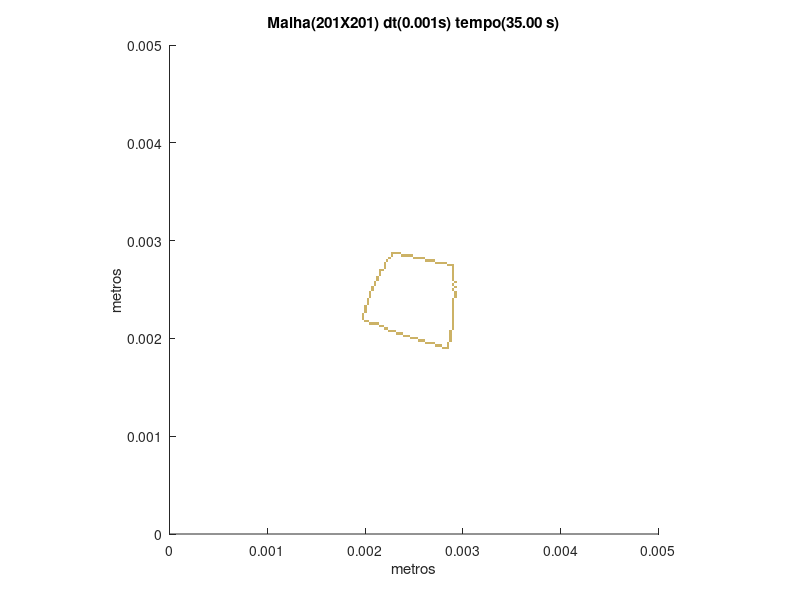

Recreate this plot in MATLAB.
set (gca,'PlotBoxAspectRatio',[1 1 1],'Xlim',[0,0.005],'Ylim',[0,0.005])
hold on
title('Malha(201X201) dt(0.001s) tempo(35.00 s)')
hold on
ylabel('metros')
hold on
xlabel('metros')
hold on

fill([0.00278606965174129 0.00278606965174129 0.00281094527363184 0.00281094527363184],[0.00189054726368159 0.00191542288557214 0.00191542288557214 0.00189054726368159],[0.8,0.7,0.4],'LineStyle','none')

fill([0.00281094527363184 0.00281094527363184 0.00283582089552239 0.00283582089552239],[0.00189054726368159 0.00191542288557214 0.00191542288557214 0.00189054726368159],[0.8,0.7,0.4],'LineStyle','none')

fill([0.00283582089552239 0.00283582089552239 0.00286069651741294 0.00286069651741294],[0.00189054726368159 0.00191542288557214 0.00191542288557214 0.00189054726368159],[0.8,0.7,0.4],'LineStyle','none')

fill([0.00271144278606965 0.00271144278606965 0.0027363184079602 0.0027363184079602],[0.00191542288557214 0.00194029850746269 0.00194029850746269 0.00191542288557214],[0.8,0.7,0.4],'LineStyle','none')

fill([0.0027363184079602 0.0027363184079602 0.00276119402985075 0.00276119402985075],[0.00191542288557214 0.00194029850746269 0.00194029850746269 0.00191542288557214],[0.8,0.7,0.4],'LineStyle','none')

fill([0.00276119402985075 0.00276119402985075 0.00278606965174129 0.00278606965174129],[0.00191542288557214 0.00194029850746269 0.00194029850746269 0.00191542288557214],[0.8,0.7,0.4],'LineStyle','none')

fill([0.00283582089552239 0.00283582089552239 0.00286069651741294 0.00286069651741294],[0.00191542288557214 0.00194029850746269 0.00194029850746269 0.00191542288557214],[0.8,0.7,0.4],'LineStyle','none')

fill([0.00261194029850746 0.00261194029850746 0.00263681592039801 0.00263681592039801],[0.00194029850746269 0.00196517412935323 0.00196517412935323 0.00194029850746269],[0.8,0.7,0.4],'LineStyle','none')

fill([0.00263681592039801 0.00263681592039801 0.00266169154228856 0.00266169154228856],[0.00194029850746269 0.00196517412935323 0.00196517412935323 0.00194029850746269],[0.8,0.7,0.4],'LineStyle','none')

fill([0.00266169154228856 0.00266169154228856 0.0026865671641791 0.0026865671641791],[0.00194029850746269 0.00196517412935323 0.00196517412935323 0.00194029850746269],[0.8,0.7,0.4],'LineStyle','none')

fill([0.0026865671641791 0.0026865671641791 0.00271144278606965 0.00271144278606965],[0.00194029850746269 0.00196517412935323 0.00196517412935323 0.00194029850746269],[0.8,0.7,0.4],'LineStyle','none')

fill([0.00283582089552239 0.00283582089552239 0.00286069651741294 0.00286069651741294],[0.00194029850746269 0.00196517412935323 0.00196517412935323 0.00194029850746269],[0.8,0.7,0.4],'LineStyle','none')

fill([0.00253731343283582 0.00253731343283582 0.00256218905472637 0.00256218905472637],[0.00196517412935323 0.00199004975124378 0.00199004975124378 0.00196517412935323],[0.8,0.7,0.4],'LineStyle','none')

fill([0.00256218905472637 0.00256218905472637 0.00258706467661692 0.00258706467661692],[0.00196517412935323 0.00199004975124378 0.00199004975124378 0.00196517412935323],[0.8,0.7,0.4],'LineStyle','none')

fill([0.00258706467661692 0.00258706467661692 0.00261194029850746 0.00261194029850746],[0.00196517412935323 0.00199004975124378 0.00199004975124378 0.00196517412935323],[0.8,0.7,0.4],'LineStyle','none')

fill([0.00286069651741294 0.00286069651741294 0.00288557213930348 0.00288557213930348],[0.00196517412935323 0.00199004975124378 0.00199004975124378 0.00196517412935323],[0.8,0.7,0.4],'LineStyle','none')

fill([0.00246268656716418 0.00246268656716418 0.00248756218905473 0.00248756218905473],[0.00199004975124378 0.00201492537313433 0.00201492537313433 0.00199004975124378],[0.8,0.7,0.4],'LineStyle','none')

fill([0.00248756218905473 0.00248756218905473 0.00251243781094527 0.00251243781094527],[0.00199004975124378 0.00201492537313433 0.00201492537313433 0.00199004975124378],[0.8,0.7,0.4],'LineStyle','none')

fill([0.00251243781094527 0.00251243781094527 0.00253731343283582 0.00253731343283582],[0.00199004975124378 0.00201492537313433 0.00201492537313433 0.00199004975124378],[0.8,0.7,0.4],'LineStyle','none')

fill([0.00286069651741294 0.00286069651741294 0.00288557213930348 0.00288557213930348],[0.00199004975124378 0.00201492537313433 0.00201492537313433 0.00199004975124378],[0.8,0.7,0.4],'LineStyle','none')

fill([0.00238805970149254 0.00238805970149254 0.00241293532338308 0.00241293532338308],[0.00201492537313433 0.00203980099502488 0.00203980099502488 0.00201492537313433],[0.8,0.7,0.4],'LineStyle','none')

fill([0.00241293532338308 0.00241293532338308 0.00243781094527363 0.00243781094527363],[0.00201492537313433 0.00203980099502488 0.00203980099502488 0.00201492537313433],[0.8,0.7,0.4],'LineStyle','none')

fill([0.00243781094527363 0.00243781094527363 0.00246268656716418 0.00246268656716418],[0.00201492537313433 0.00203980099502488 0.00203980099502488 0.00201492537313433],[0.8,0.7,0.4],'LineStyle','none')

fill([0.00286069651741294 0.00286069651741294 0.00288557213930348 0.00288557213930348],[0.00201492537313433 0.00203980099502488 0.00203980099502488 0.00201492537313433],[0.8,0.7,0.4],'LineStyle','none')

fill([0.0023134328358209 0.0023134328358209 0.00233830845771144 0.00233830845771144],[0.00203980099502488 0.00206467661691542 0.00206467661691542 0.00203980099502488],[0.8,0.7,0.4],'LineStyle','none')

fill([0.00233830845771144 0.00233830845771144 0.00236318407960199 0.00236318407960199],[0.00203980099502488 0.00206467661691542 0.00206467661691542 0.00203980099502488],[0.8,0.7,0.4],'LineStyle','none')

fill([0.00236318407960199 0.00236318407960199 0.00238805970149254 0.00238805970149254],[0.00203980099502488 0.00206467661691542 0.00206467661691542 0.00203980099502488],[0.8,0.7,0.4],'LineStyle','none')

fill([0.00286069651741294 0.00286069651741294 0.00288557213930348 0.00288557213930348],[0.00203980099502488 0.00206467661691542 0.00206467661691542 0.00203980099502488],[0.8,0.7,0.4],'LineStyle','none')

fill([0.00223880597014925 0.00223880597014925 0.0022636815920398 0.0022636815920398],[0.00206467661691542 0.00208955223880597 0.00208955223880597 0.00206467661691542],[0.8,0.7,0.4],'LineStyle','none')

fill([0.0022636815920398 0.0022636815920398 0.00228855721393035 0.00228855721393035],[0.00206467661691542 0.00208955223880597 0.00208955223880597 0.00206467661691542],[0.8,0.7,0.4],'LineStyle','none')

fill([0.00228855721393035 0.00228855721393035 0.0023134328358209 0.0023134328358209],[0.00206467661691542 0.00208955223880597 0.00208955223880597 0.00206467661691542],[0.8,0.7,0.4],'LineStyle','none')

fill([0.00286069651741294 0.00286069651741294 0.00288557213930348 0.00288557213930348],[0.00206467661691542 0.00208955223880597 0.00208955223880597 0.00206467661691542],[0.8,0.7,0.4],'LineStyle','none')

fill([0.00218905472636816 0.00218905472636816 0.00221393034825871 0.00221393034825871],[0.00208955223880597 0.00211442786069652 0.00211442786069652 0.00208955223880597],[0.8,0.7,0.4],'LineStyle','none')

fill([0.00221393034825871 0.00221393034825871 0.00223880597014925 0.00223880597014925],[0.00208955223880597 0.00211442786069652 0.00211442786069652 0.00208955223880597],[0.8,0.7,0.4],'LineStyle','none')

fill([0.00288557213930348 0.00288557213930348 0.00291044776119403 0.00291044776119403],[0.00208955223880597 0.00211442786069652 0.00211442786069652 0.00208955223880597],[0.8,0.7,0.4],'LineStyle','none')

fill([0.00213930348258706 0.00213930348258706 0.00216417910447761 0.00216417910447761],[0.00211442786069652 0.00213930348258706 0.00213930348258706 0.00211442786069652],[0.8,0.7,0.4],'LineStyle','none')

fill([0.00216417910447761 0.00216417910447761 0.00218905472636816 0.00218905472636816],[0.00211442786069652 0.00213930348258706 0.00213930348258706 0.00211442786069652],[0.8,0.7,0.4],'LineStyle','none')

fill([0.00288557213930348 0.00288557213930348 0.00291044776119403 0.00291044776119403],[0.00211442786069652 0.00213930348258706 0.00213930348258706 0.00211442786069652],[0.8,0.7,0.4],'LineStyle','none')

fill([0.00203980099502488 0.00203980099502488 0.00206467661691542 0.00206467661691542],[0.00213930348258706 0.00216417910447761 0.00216417910447761 0.00213930348258706],[0.8,0.7,0.4],'LineStyle','none')

fill([0.00206467661691542 0.00206467661691542 0.00208955223880597 0.00208955223880597],[0.00213930348258706 0.00216417910447761 0.00216417910447761 0.00213930348258706],[0.8,0.7,0.4],'LineStyle','none')

fill([0.00208955223880597 0.00208955223880597 0.00211442786069652 0.00211442786069652],[0.00213930348258706 0.00216417910447761 0.00216417910447761 0.00213930348258706],[0.8,0.7,0.4],'LineStyle','none')

fill([0.00211442786069652 0.00211442786069652 0.00213930348258706 0.00213930348258706],[0.00213930348258706 0.00216417910447761 0.00216417910447761 0.00213930348258706],[0.8,0.7,0.4],'LineStyle','none')

fill([0.00288557213930348 0.00288557213930348 0.00291044776119403 0.00291044776119403],[0.00213930348258706 0.00216417910447761 0.00216417910447761 0.00213930348258706],[0.8,0.7,0.4],'LineStyle','none')

fill([0.00199004975124378 0.00199004975124378 0.00201492537313433 0.00201492537313433],[0.00216417910447761 0.00218905472636816 0.00218905472636816 0.00216417910447761],[0.8,0.7,0.4],'LineStyle','none')

fill([0.00201492537313433 0.00201492537313433 0.00203980099502488 0.00203980099502488],[0.00216417910447761 0.00218905472636816 0.00218905472636816 0.00216417910447761],[0.8,0.7,0.4],'LineStyle','none')

fill([0.00288557213930348 0.00288557213930348 0.00291044776119403 0.00291044776119403],[0.00216417910447761 0.00218905472636816 0.00218905472636816 0.00216417910447761],[0.8,0.7,0.4],'LineStyle','none')

fill([0.00196517412935323 0.00196517412935323 0.00199004975124378 0.00199004975124378],[0.00218905472636816 0.00221393034825871 0.00221393034825871 0.00218905472636816],[0.8,0.7,0.4],'LineStyle','none')

fill([0.00288557213930348 0.00288557213930348 0.00291044776119403 0.00291044776119403],[0.00218905472636816 0.00221393034825871 0.00221393034825871 0.00218905472636816],[0.8,0.7,0.4],'LineStyle','none')

fill([0.00196517412935323 0.00196517412935323 0.00199004975124378 0.00199004975124378],[0.00221393034825871 0.00223880597014925 0.00223880597014925 0.00221393034825871],[0.8,0.7,0.4],'LineStyle','none')

fill([0.00288557213930348 0.00288557213930348 0.00291044776119403 0.00291044776119403],[0.00221393034825871 0.00223880597014925 0.00223880597014925 0.00221393034825871],[0.8,0.7,0.4],'LineStyle','none')

fill([0.00196517412935323 0.00196517412935323 0.00199004975124378 0.00199004975124378],[0.00223880597014925 0.0022636815920398 0.0022636815920398 0.00223880597014925],[0.8,0.7,0.4],'LineStyle','none')

fill([0.00288557213930348 0.00288557213930348 0.00291044776119403 0.00291044776119403],[0.00223880597014925 0.0022636815920398 0.0022636815920398 0.00223880597014925],[0.8,0.7,0.4],'LineStyle','none')

fill([0.00199004975124378 0.00199004975124378 0.00201492537313433 0.00201492537313433],[0.0022636815920398 0.00228855721393035 0.00228855721393035 0.0022636815920398],[0.8,0.7,0.4],'LineStyle','none')

fill([0.00288557213930348 0.00288557213930348 0.00291044776119403 0.00291044776119403],[0.0022636815920398 0.00228855721393035 0.00228855721393035 0.0022636815920398],[0.8,0.7,0.4],'LineStyle','none')

fill([0.00199004975124378 0.00199004975124378 0.00201492537313433 0.00201492537313433],[0.00228855721393035 0.0023134328358209 0.0023134328358209 0.00228855721393035],[0.8,0.7,0.4],'LineStyle','none')

fill([0.00288557213930348 0.00288557213930348 0.00291044776119403 0.00291044776119403],[0.00228855721393035 0.0023134328358209 0.0023134328358209 0.00228855721393035],[0.8,0.7,0.4],'LineStyle','none')

fill([0.00199004975124378 0.00199004975124378 0.00201492537313433 0.00201492537313433],[0.0023134328358209 0.00233830845771144 0.00233830845771144 0.0023134328358209],[0.8,0.7,0.4],'LineStyle','none')

fill([0.00288557213930348 0.00288557213930348 0.00291044776119403 0.00291044776119403],[0.0023134328358209 0.00233830845771144 0.00233830845771144 0.0023134328358209],[0.8,0.7,0.4],'LineStyle','none')

fill([0.00201492537313433 0.00201492537313433 0.00203980099502488 0.00203980099502488],[0.00233830845771144 0.00236318407960199 0.00236318407960199 0.00233830845771144],[0.8,0.7,0.4],'LineStyle','none')

fill([0.00288557213930348 0.00288557213930348 0.00291044776119403 0.00291044776119403],[0.00233830845771144 0.00236318407960199 0.00236318407960199 0.00233830845771144],[0.8,0.7,0.4],'LineStyle','none')

fill([0.00201492537313433 0.00201492537313433 0.00203980099502488 0.00203980099502488],[0.00236318407960199 0.00238805970149254 0.00238805970149254 0.00236318407960199],[0.8,0.7,0.4],'LineStyle','none')

fill([0.00288557213930348 0.00288557213930348 0.00291044776119403 0.00291044776119403],[0.00236318407960199 0.00238805970149254 0.00238805970149254 0.00236318407960199],[0.8,0.7,0.4],'LineStyle','none')

fill([0.00201492537313433 0.00201492537313433 0.00203980099502488 0.00203980099502488],[0.00238805970149254 0.00241293532338308 0.00241293532338308 0.00238805970149254],[0.8,0.7,0.4],'LineStyle','none')

fill([0.00288557213930348 0.00288557213930348 0.00291044776119403 0.00291044776119403],[0.00238805970149254 0.00241293532338308 0.00241293532338308 0.00238805970149254],[0.8,0.7,0.4],'LineStyle','none')

fill([0.00203980099502488 0.00203980099502488 0.00206467661691542 0.00206467661691542],[0.00241293532338308 0.00243781094527363 0.00243781094527363 0.00241293532338308],[0.8,0.7,0.4],'LineStyle','none')

fill([0.00291044776119403 0.00291044776119403 0.00293532338308458 0.00293532338308458],[0.00241293532338308 0.00243781094527363 0.00243781094527363 0.00241293532338308],[0.8,0.7,0.4],'LineStyle','none')

fill([0.00203980099502488 0.00203980099502488 0.00206467661691542 0.00206467661691542],[0.00243781094527363 0.00246268656716418 0.00246268656716418 0.00243781094527363],[0.8,0.7,0.4],'LineStyle','none')

fill([0.00291044776119403 0.00291044776119403 0.00293532338308458 0.00293532338308458],[0.00243781094527363 0.00246268656716418 0.00246268656716418 0.00243781094527363],[0.8,0.7,0.4],'LineStyle','none')

fill([0.00203980099502488 0.00203980099502488 0.00206467661691542 0.00206467661691542],[0.00246268656716418 0.00248756218905473 0.00248756218905473 0.00246268656716418],[0.8,0.7,0.4],'LineStyle','none')

fill([0.00291044776119403 0.00291044776119403 0.00293532338308458 0.00293532338308458],[0.00246268656716418 0.00248756218905473 0.00248756218905473 0.00246268656716418],[0.8,0.7,0.4],'LineStyle','none')

fill([0.00206467661691542 0.00206467661691542 0.00208955223880597 0.00208955223880597],[0.00248756218905473 0.00251243781094527 0.00251243781094527 0.00248756218905473],[0.8,0.7,0.4],'LineStyle','none')

fill([0.00288557213930348 0.00288557213930348 0.00291044776119403 0.00291044776119403],[0.00248756218905473 0.00251243781094527 0.00251243781094527 0.00248756218905473],[0.8,0.7,0.4],'LineStyle','none')

fill([0.00206467661691542 0.00206467661691542 0.00208955223880597 0.00208955223880597],[0.00251243781094527 0.00253731343283582 0.00253731343283582 0.00251243781094527],[0.8,0.7,0.4],'LineStyle','none')

fill([0.00291044776119403 0.00291044776119403 0.00293532338308458 0.00293532338308458],[0.00251243781094527 0.00253731343283582 0.00253731343283582 0.00251243781094527],[0.8,0.7,0.4],'LineStyle','none')

fill([0.00208955223880597 0.00208955223880597 0.00211442786069652 0.00211442786069652],[0.00253731343283582 0.00256218905472637 0.00256218905472637 0.00253731343283582],[0.8,0.7,0.4],'LineStyle','none')

fill([0.00288557213930348 0.00288557213930348 0.00291044776119403 0.00291044776119403],[0.00253731343283582 0.00256218905472637 0.00256218905472637 0.00253731343283582],[0.8,0.7,0.4],'LineStyle','none')

fill([0.00208955223880597 0.00208955223880597 0.00211442786069652 0.00211442786069652],[0.00256218905472637 0.00258706467661692 0.00258706467661692 0.00256218905472637],[0.8,0.7,0.4],'LineStyle','none')

fill([0.00291044776119403 0.00291044776119403 0.00293532338308458 0.00293532338308458],[0.00256218905472637 0.00258706467661692 0.00258706467661692 0.00256218905472637],[0.8,0.7,0.4],'LineStyle','none')

fill([0.00211442786069652 0.00211442786069652 0.00213930348258706 0.00213930348258706],[0.00258706467661692 0.00261194029850746 0.00261194029850746 0.00258706467661692],[0.8,0.7,0.4],'LineStyle','none')

fill([0.00288557213930348 0.00288557213930348 0.00291044776119403 0.00291044776119403],[0.00258706467661692 0.00261194029850746 0.00261194029850746 0.00258706467661692],[0.8,0.7,0.4],'LineStyle','none')

fill([0.00211442786069652 0.00211442786069652 0.00213930348258706 0.00213930348258706],[0.00261194029850746 0.00263681592039801 0.00263681592039801 0.00261194029850746],[0.8,0.7,0.4],'LineStyle','none')

fill([0.00288557213930348 0.00288557213930348 0.00291044776119403 0.00291044776119403],[0.00261194029850746 0.00263681592039801 0.00263681592039801 0.00261194029850746],[0.8,0.7,0.4],'LineStyle','none')

fill([0.00213930348258706 0.00213930348258706 0.00216417910447761 0.00216417910447761],[0.00263681592039801 0.00266169154228856 0.00266169154228856 0.00263681592039801],[0.8,0.7,0.4],'LineStyle','none')

fill([0.00288557213930348 0.00288557213930348 0.00291044776119403 0.00291044776119403],[0.00263681592039801 0.00266169154228856 0.00266169154228856 0.00263681592039801],[0.8,0.7,0.4],'LineStyle','none')

fill([0.00213930348258706 0.00213930348258706 0.00216417910447761 0.00216417910447761],[0.00266169154228856 0.0026865671641791 0.0026865671641791 0.00266169154228856],[0.8,0.7,0.4],'LineStyle','none')

fill([0.00288557213930348 0.00288557213930348 0.00291044776119403 0.00291044776119403],[0.00266169154228856 0.0026865671641791 0.0026865671641791 0.00266169154228856],[0.8,0.7,0.4],'LineStyle','none')

fill([0.00213930348258706 0.00213930348258706 0.00216417910447761 0.00216417910447761],[0.0026865671641791 0.00271144278606965 0.00271144278606965 0.0026865671641791],[0.8,0.7,0.4],'LineStyle','none')

fill([0.00216417910447761 0.00216417910447761 0.00218905472636816 0.00218905472636816],[0.0026865671641791 0.00271144278606965 0.00271144278606965 0.0026865671641791],[0.8,0.7,0.4],'LineStyle','none')

fill([0.00288557213930348 0.00288557213930348 0.00291044776119403 0.00291044776119403],[0.0026865671641791 0.00271144278606965 0.00271144278606965 0.0026865671641791],[0.8,0.7,0.4],'LineStyle','none')

fill([0.00218905472636816 0.00218905472636816 0.00221393034825871 0.00221393034825871],[0.00271144278606965 0.0027363184079602 0.0027363184079602 0.00271144278606965],[0.8,0.7,0.4],'LineStyle','none')

fill([0.00288557213930348 0.00288557213930348 0.00291044776119403 0.00291044776119403],[0.00271144278606965 0.0027363184079602 0.0027363184079602 0.00271144278606965],[0.8,0.7,0.4],'LineStyle','none')

fill([0.00218905472636816 0.00218905472636816 0.00221393034825871 0.00221393034825871],[0.0027363184079602 0.00276119402985075 0.00276119402985075 0.0027363184079602],[0.8,0.7,0.4],'LineStyle','none')

fill([0.00283582089552239 0.00283582089552239 0.00286069651741294 0.00286069651741294],[0.0027363184079602 0.00276119402985075 0.00276119402985075 0.0027363184079602],[0.8,0.7,0.4],'LineStyle','none')

fill([0.00286069651741294 0.00286069651741294 0.00288557213930348 0.00288557213930348],[0.0027363184079602 0.00276119402985075 0.00276119402985075 0.0027363184079602],[0.8,0.7,0.4],'LineStyle','none')

fill([0.00288557213930348 0.00288557213930348 0.00291044776119403 0.00291044776119403],[0.0027363184079602 0.00276119402985075 0.00276119402985075 0.0027363184079602],[0.8,0.7,0.4],'LineStyle','none')

fill([0.00218905472636816 0.00218905472636816 0.00221393034825871 0.00221393034825871],[0.00276119402985075 0.00278606965174129 0.00278606965174129 0.00276119402985075],[0.8,0.7,0.4],'LineStyle','none')

fill([0.00271144278606965 0.00271144278606965 0.0027363184079602 0.0027363184079602],[0.00276119402985075 0.00278606965174129 0.00278606965174129 0.00276119402985075],[0.8,0.7,0.4],'LineStyle','none')

fill([0.0027363184079602 0.0027363184079602 0.00276119402985075 0.00276119402985075],[0.00276119402985075 0.00278606965174129 0.00278606965174129 0.00276119402985075],[0.8,0.7,0.4],'LineStyle','none')

fill([0.00276119402985075 0.00276119402985075 0.00278606965174129 0.00278606965174129],[0.00276119402985075 0.00278606965174129 0.00278606965174129 0.00276119402985075],[0.8,0.7,0.4],'LineStyle','none')

fill([0.00278606965174129 0.00278606965174129 0.00281094527363184 0.00281094527363184],[0.00276119402985075 0.00278606965174129 0.00278606965174129 0.00276119402985075],[0.8,0.7,0.4],'LineStyle','none')

fill([0.00281094527363184 0.00281094527363184 0.00283582089552239 0.00283582089552239],[0.00276119402985075 0.00278606965174129 0.00278606965174129 0.00276119402985075],[0.8,0.7,0.4],'LineStyle','none')

fill([0.00221393034825871 0.00221393034825871 0.00223880597014925 0.00223880597014925],[0.00278606965174129 0.00281094527363184 0.00281094527363184 0.00278606965174129],[0.8,0.7,0.4],'LineStyle','none')

fill([0.00261194029850746 0.00261194029850746 0.00263681592039801 0.00263681592039801],[0.00278606965174129 0.00281094527363184 0.00281094527363184 0.00278606965174129],[0.8,0.7,0.4],'LineStyle','none')

fill([0.00263681592039801 0.00263681592039801 0.00266169154228856 0.00266169154228856],[0.00278606965174129 0.00281094527363184 0.00281094527363184 0.00278606965174129],[0.8,0.7,0.4],'LineStyle','none')

fill([0.00266169154228856 0.00266169154228856 0.0026865671641791 0.0026865671641791],[0.00278606965174129 0.00281094527363184 0.00281094527363184 0.00278606965174129],[0.8,0.7,0.4],'LineStyle','none')

fill([0.0026865671641791 0.0026865671641791 0.00271144278606965 0.00271144278606965],[0.00278606965174129 0.00281094527363184 0.00281094527363184 0.00278606965174129],[0.8,0.7,0.4],'LineStyle','none')

fill([0.00223880597014925 0.00223880597014925 0.0022636815920398 0.0022636815920398],[0.00281094527363184 0.00283582089552239 0.00283582089552239 0.00281094527363184],[0.8,0.7,0.4],'LineStyle','none')

fill([0.00248756218905473 0.00248756218905473 0.00251243781094527 0.00251243781094527],[0.00281094527363184 0.00283582089552239 0.00283582089552239 0.00281094527363184],[0.8,0.7,0.4],'LineStyle','none')

fill([0.00251243781094527 0.00251243781094527 0.00253731343283582 0.00253731343283582],[0.00281094527363184 0.00283582089552239 0.00283582089552239 0.00281094527363184],[0.8,0.7,0.4],'LineStyle','none')

fill([0.00253731343283582 0.00253731343283582 0.00256218905472637 0.00256218905472637],[0.00281094527363184 0.00283582089552239 0.00283582089552239 0.00281094527363184],[0.8,0.7,0.4],'LineStyle','none')

fill([0.00256218905472637 0.00256218905472637 0.00258706467661692 0.00258706467661692],[0.00281094527363184 0.00283582089552239 0.00283582089552239 0.00281094527363184],[0.8,0.7,0.4],'LineStyle','none')

fill([0.00258706467661692 0.00258706467661692 0.00261194029850746 0.00261194029850746],[0.00281094527363184 0.00283582089552239 0.00283582089552239 0.00281094527363184],[0.8,0.7,0.4],'LineStyle','none')

fill([0.0022636815920398 0.0022636815920398 0.00228855721393035 0.00228855721393035],[0.00283582089552239 0.00286069651741294 0.00286069651741294 0.00283582089552239],[0.8,0.7,0.4],'LineStyle','none')

fill([0.00236318407960199 0.00236318407960199 0.00238805970149254 0.00238805970149254],[0.00283582089552239 0.00286069651741294 0.00286069651741294 0.00283582089552239],[0.8,0.7,0.4],'LineStyle','none')

fill([0.00238805970149254 0.00238805970149254 0.00241293532338308 0.00241293532338308],[0.00283582089552239 0.00286069651741294 0.00286069651741294 0.00283582089552239],[0.8,0.7,0.4],'LineStyle','none')

fill([0.00241293532338308 0.00241293532338308 0.00243781094527363 0.00243781094527363],[0.00283582089552239 0.00286069651741294 0.00286069651741294 0.00283582089552239],[0.8,0.7,0.4],'LineStyle','none')

fill([0.00243781094527363 0.00243781094527363 0.00246268656716418 0.00246268656716418],[0.00283582089552239 0.00286069651741294 0.00286069651741294 0.00283582089552239],[0.8,0.7,0.4],'LineStyle','none')

fill([0.00246268656716418 0.00246268656716418 0.00248756218905473 0.00248756218905473],[0.00283582089552239 0.00286069651741294 0.00286069651741294 0.00283582089552239],[0.8,0.7,0.4],'LineStyle','none')

fill([0.0022636815920398 0.0022636815920398 0.00228855721393035 0.00228855721393035],[0.00286069651741294 0.00288557213930348 0.00288557213930348 0.00286069651741294],[0.8,0.7,0.4],'LineStyle','none')

fill([0.00228855721393035 0.00228855721393035 0.0023134328358209 0.0023134328358209],[0.00286069651741294 0.00288557213930348 0.00288557213930348 0.00286069651741294],[0.8,0.7,0.4],'LineStyle','none')

fill([0.0023134328358209 0.0023134328358209 0.00233830845771144 0.00233830845771144],[0.00286069651741294 0.00288557213930348 0.00288557213930348 0.00286069651741294],[0.8,0.7,0.4],'LineStyle','none')

fill([0.00233830845771144 0.00233830845771144 0.00236318407960199 0.00236318407960199],[0.00286069651741294 0.00288557213930348 0.00288557213930348 0.00286069651741294],[0.8,0.7,0.4],'LineStyle','none')
